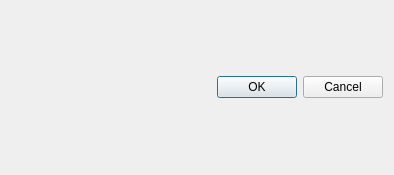
<?xml version="1.0" encoding="UTF-8"?>
<ui version="4.0">
 <class>TCPDebug</class>
 <widget class="QDialog" name="TCPDebug">
  <property name="geometry">
   <rect>
    <x>0</x>
    <y>0</y>
    <width>394</width>
    <height>175</height>
   </rect>
  </property>
  <property name="windowTitle">
   <string>Отладочная информация</string>
  </property>
  <layout class="QVBoxLayout" name="verticalLayout">
   <item>
    <layout class="QGridLayout" name="mainLayout">
     <property name="spacing">
      <number>0</number>
     </property>
    </layout>
   </item>
   <item>
    <widget class="QDialogButtonBox" name="buttonBox">
     <property name="orientation">
      <enum>Qt::Horizontal</enum>
     </property>
     <property name="standardButtons">
      <set>QDialogButtonBox::Cancel|QDialogButtonBox::Ok</set>
     </property>
     <property name="centerButtons">
      <bool>false</bool>
     </property>
    </widget>
   </item>
  </layout>
 </widget>
 <resources/>
 <connections>
  <connection>
   <sender>buttonBox</sender>
   <signal>accepted()</signal>
   <receiver>TCPDebug</receiver>
   <slot>accept()</slot>
   <hints>
    <hint type="sourcelabel">
     <x>248</x>
     <y>254</y>
    </hint>
    <hint type="destinationlabel">
     <x>157</x>
     <y>274</y>
    </hint>
   </hints>
  </connection>
  <connection>
   <sender>buttonBox</sender>
   <signal>rejected()</signal>
   <receiver>TCPDebug</receiver>
   <slot>reject()</slot>
   <hints>
    <hint type="sourcelabel">
     <x>316</x>
     <y>260</y>
    </hint>
    <hint type="destinationlabel">
     <x>286</x>
     <y>274</y>
    </hint>
   </hints>
  </connection>
 </connections>
</ui>
